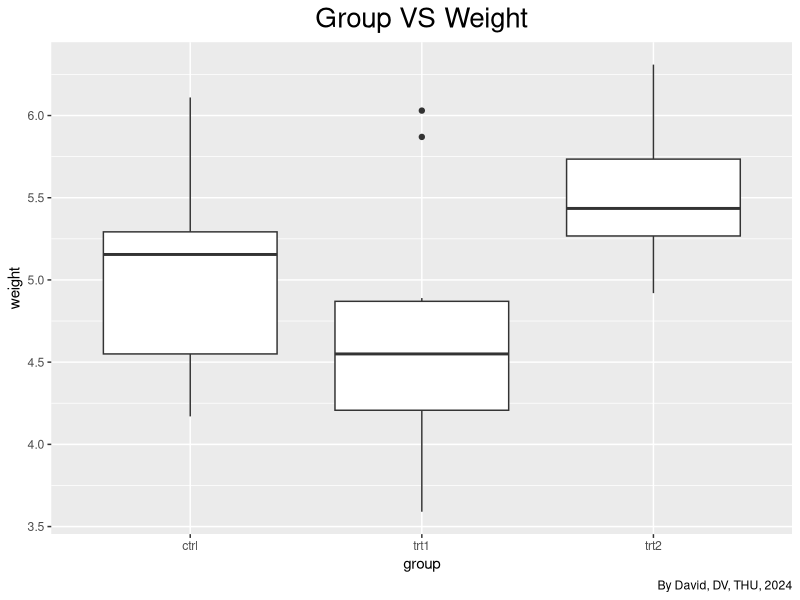
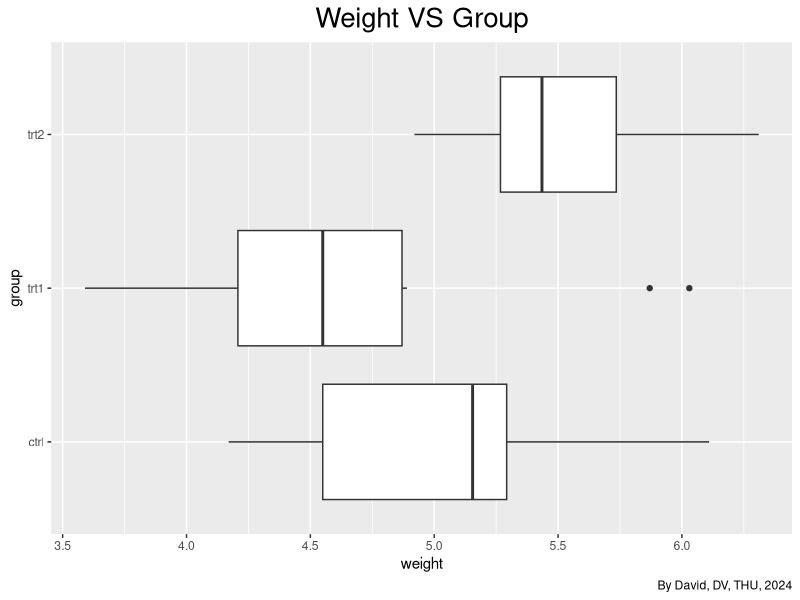
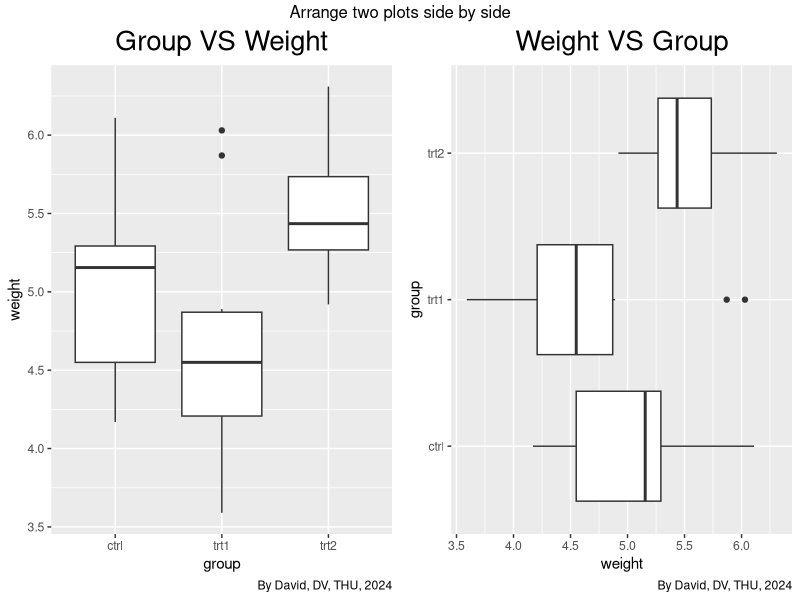

Write R code to recreate these figures, in order.
## ---- chunk 1
library(ggplot2)
ggplot(PlantGrowth, aes(x = group, y = weight)) +
  geom_boxplot() +
  labs(title = "Group VS Weight",
       caption = "By David, DV, THU, 2024") +
  theme(plot.title = element_text(hjust = 0.5, size = 20))
## ---- chunk 2
library(ggplot2)
ggplot(PlantGrowth, aes(x = group, y = weight)) +
  geom_boxplot() +
  coord_flip()+
  labs(title = "Weight VS Group",
       caption = "By David, DV, THU, 2024") +
  theme(plot.title = element_text(hjust = 0.5, size = 20))
## ---- chunk 3
library(ggplot2)
library(gridExtra)

p1 <- ggplot(PlantGrowth, aes(x = group, y = weight)) +
  geom_boxplot() +
  labs(title = "Group VS Weight",
       caption = "By David, DV, THU, 2024") +
  theme(plot.title = element_text(hjust = 0.5, size = 20))

p2 <- ggplot(PlantGrowth, aes(x = group, y = weight)) +
  geom_boxplot() +
  coord_flip()+
  labs(title = "Weight VS Group",
       caption = "By David, DV, THU, 2024") +
  theme(plot.title = element_text(hjust = 0.5, size = 20))

grid.arrange(p1, p2, ncol = 2,
             top = 'Arrange two plots side by side')
